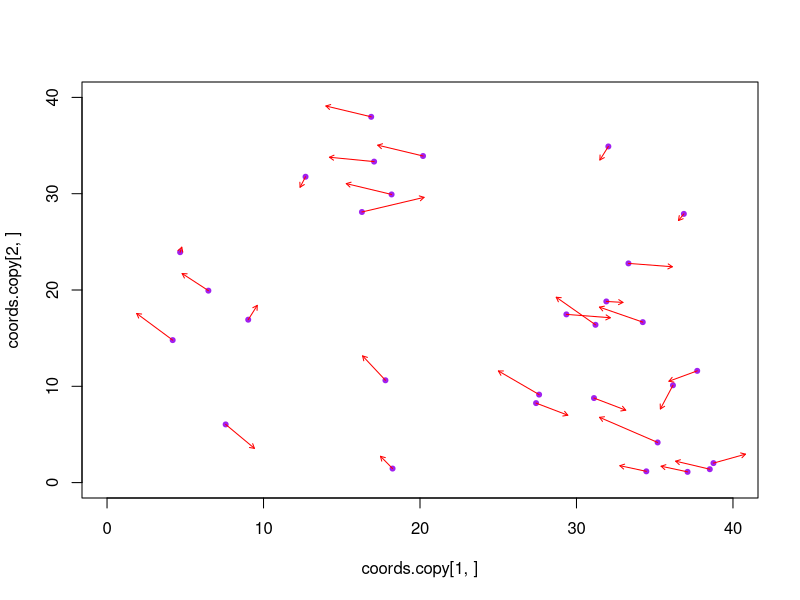
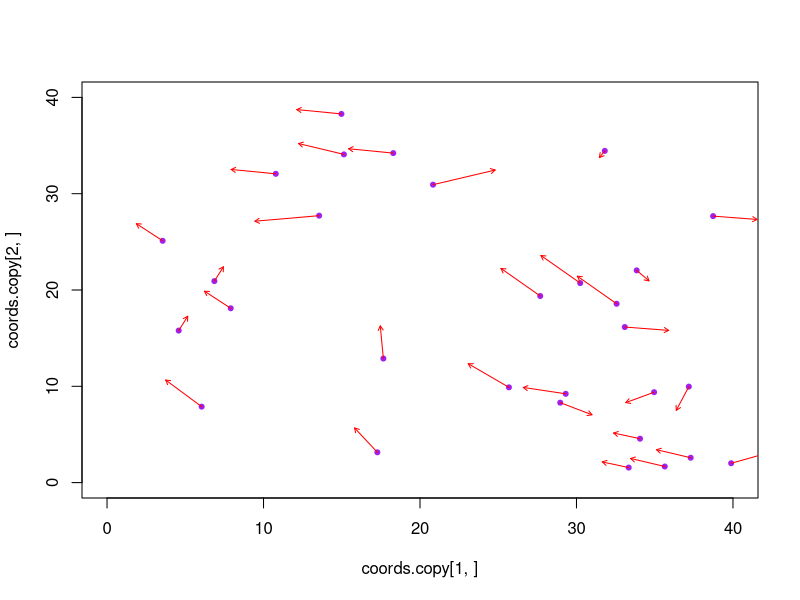
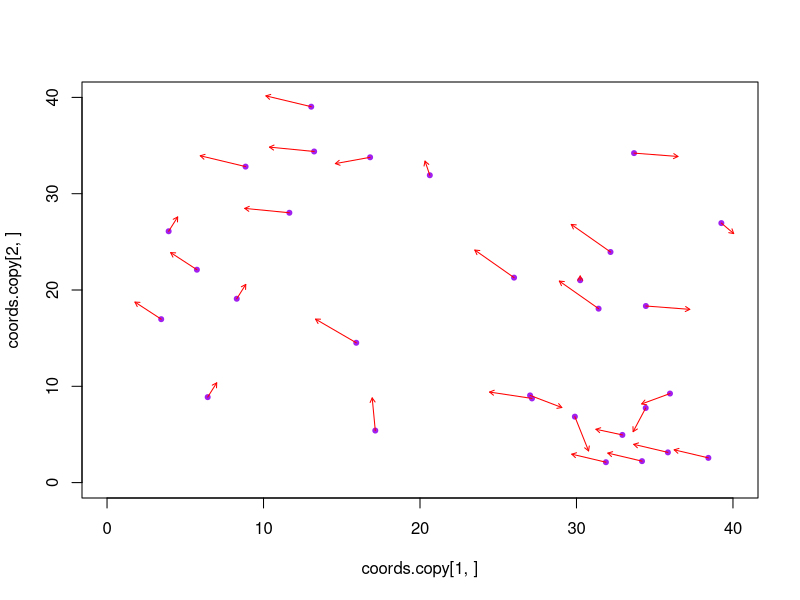
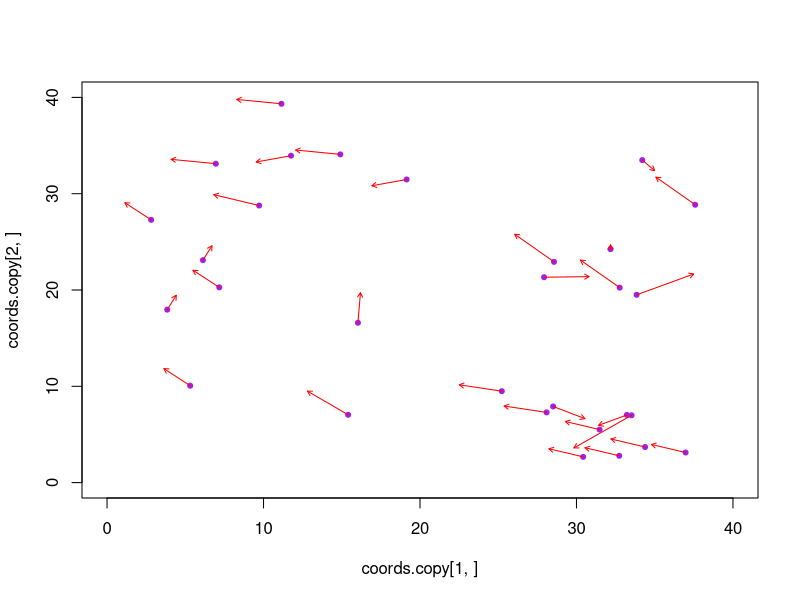
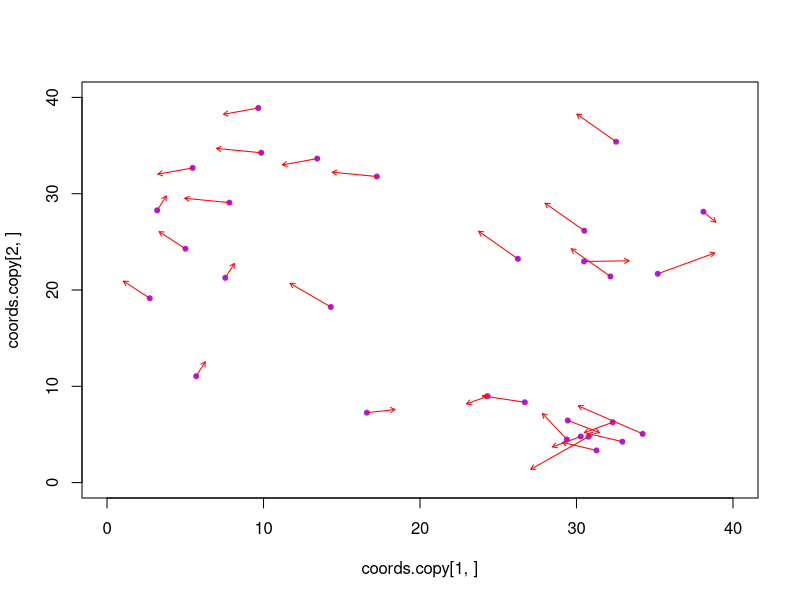
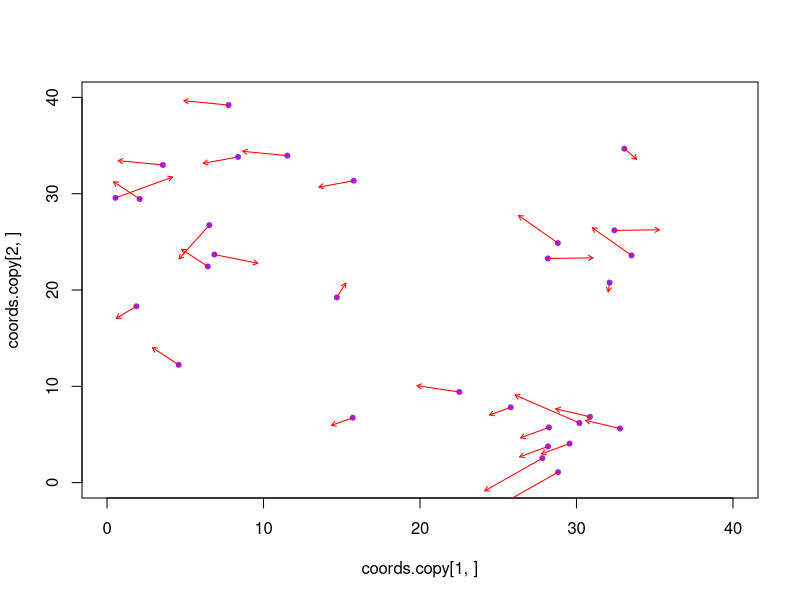
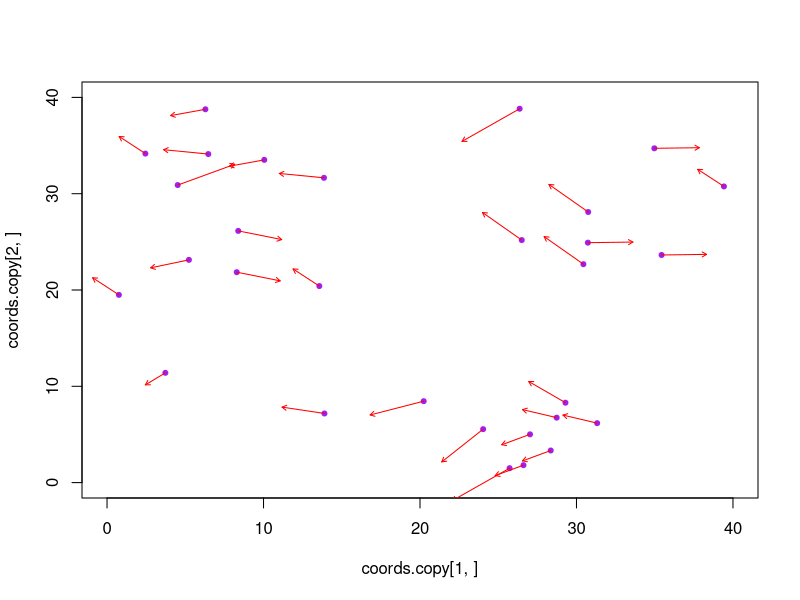
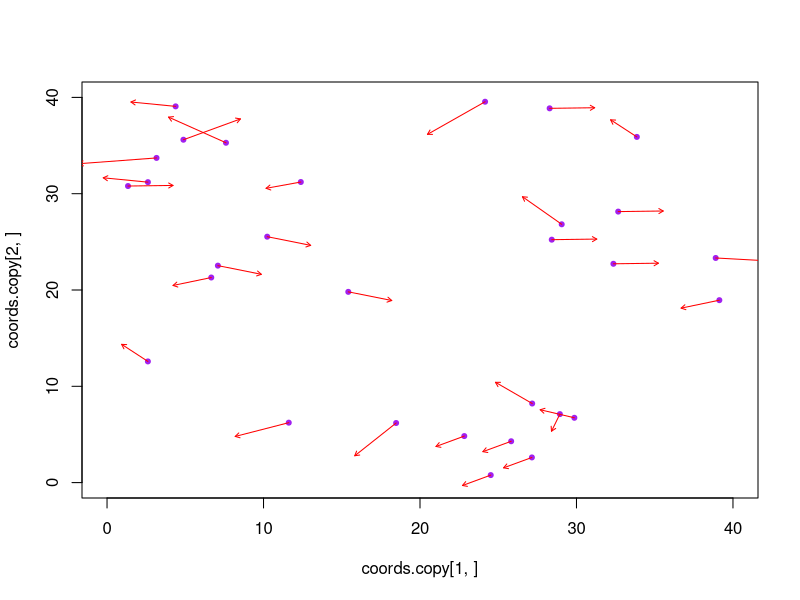

Write R code to recreate these figures, in order.
# ---
# Particle Swarm Optimization
# Based on "Particle Swarm Optimization" by J.Kennedy and R.Eberhart
# ---

# -- Target function -- 
target = function(x, y){
  x^2 + y^2
}

# -- Random initialization of particles and velocity -- 
n.particles = 30
rows = 2
upper = 40
lower = 0
coords = matrix(runif(n.particles * rows, lower, upper), nrow=2, ncol=n.particles)
velocity = matrix(runif(n.particles * rows, -2, 2), nrow=2, ncol=n.particles)


# -- Testing Nearest Neighbor Velocity Matching and Craziness -- 
# nn.index returns a vector containing the index of the nearest neighbor for each particle
nn.index = function(coord.matrix){
  rows = ncol(coord.matrix)
  cols = ncol(coord.matrix)
  
  dist.matrix = matrix(0, nrow=rows, ncol=cols)
  argmin = c()
  
  # Euclidean distance
  for(i in 1:cols){
    for(j in 1:cols){
      if(i==j){
        dist.matrix[i, j] = Inf
      } else{
        dist.matrix[i, j] = ((coord.matrix[1, i] - coord.matrix[1, j])^2 + (coord.matrix[2, i] - coord.matrix[2, j])^2)^(1/2)
      }
    }
    # Argmin of current row
    argmin[i] = which.min(dist.matrix[i, ])
  }

  return(argmin)
}

# Loop
n.iterations = 20

coords.copy = coords
velocity.copy = velocity

n.crazy.particles = 4

for(i in 1:n.iterations){
  argmin = nn.index(coords.copy)
  velocity.copy = velocity.copy[, argmin]
  
  # Add craziness (stochastic variable -> randomly chosen velocities)
  crazy.particles = sample(1:n.particles, n.crazy.particles)
  craziness = matrix(runif(2 * n.crazy.particles, -2, 2), nrow=2, ncol=n.crazy.particles)
  velocity.copy[, crazy.particles] = velocity.copy[, crazy.particles] + craziness
  
  # %% keeps torus structure 
  coords.copy = (coords.copy + velocity.copy) %% upper
  
  plot(coords.copy[1, ], 
       coords.copy[2, ], 
       xlim = c(lower, upper), 
       ylim = c(lower, upper),
       pch = 20, 
       col = "purple")
  
  # Movement arrows
  arrows(x0 = coords.copy[1, ], 
         y0 = coords.copy[2, ], 
         x1 = coords.copy[1, ] + velocity.copy[1, ] * 1.5, 
         y1 = coords.copy[2, ] + velocity.copy[2, ] * 1.5, 
         length = 0.05, 
         col = "red")
  
  Sys.sleep(0.8)
}
